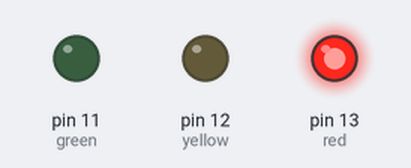
Bench run of a sketch on a simulated Arduino Uno, built with avr-gcc and run on an emulated ATmega328P. On the bench: output pins drawn as LEDs (lit = HIGH).

Above: at 1.5 s.
At 4.5 s:
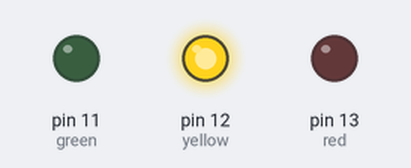
At 7.5 s:
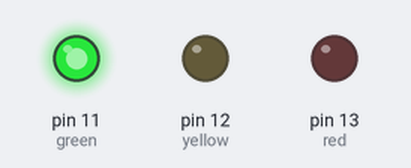
Timing chart, 0 to 11.7 s (numbered marks = the images above):
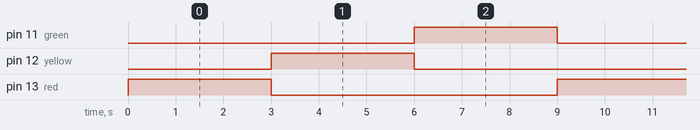

Measured:
- by itself, pin 11 (green), pin 12 (yellow), pin 13 (red): alternates HIGH for 3.0 s and LOW for 6.0 s
- by itself, everything shown: repeats every 9.0 s, in 4 steps

The sketch:

trafic_light.ino
```cpp
void setup() {
  // put your setup code here, to run once:
  pinMode(13, OUTPUT); //red
  pinMode(12, OUTPUT); //yellow
  pinMode(11, OUTPUT); //green
}

void loop() {
  // put your main code here, to run repeatedly:
  digitalWrite(13, HIGH);
  delay(3000);
  digitalWrite(13,LOW);


    digitalWrite(12, HIGH);
  delay(3000);
  digitalWrite(12,LOW);


    digitalWrite(11, HIGH);
  delay(3000);
  digitalWrite(11,LOW);

}
```
